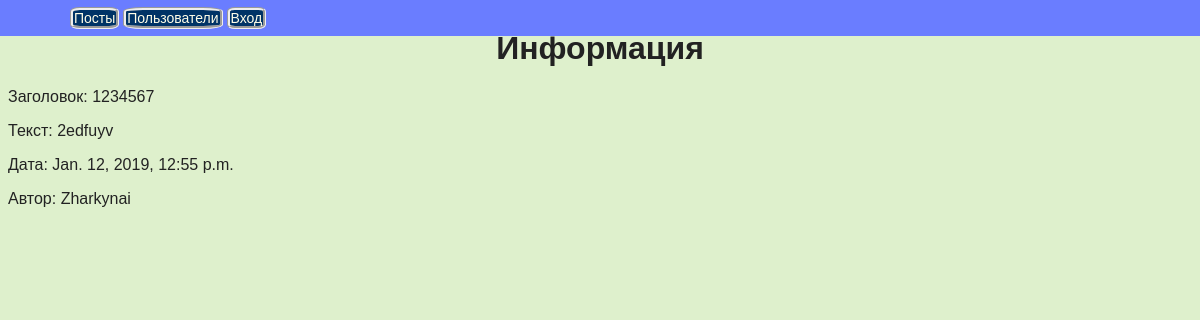
The app's page /post/4 with its own data.
### webapp/models.py (models this page shows)
class Post(models.Model):
    title = models.CharField(max_length=75, null=False, blank=False,verbose_name='Заголовок')
    text = models.TextField(max_length=1000, null=True, blank=True,verbose_name='Текст')
    author = models.ForeignKey(User,on_delete=models.PROTECT,related_name='Автор')
    date = models.DateTimeField(auto_now=True,verbose_name = "Дата")

### webapp/views.py (the view)
# urls.py: path('post/<int:pk>',PostDetailView.as_view(),name='post_detail'),
class PostDetailView(DetailView):
    model = Post
    template_name = 'post_detail.html'
    def get_context_data(self, **kwargs):
        context = super().get_context_data(**kwargs)
        return context

### webapp/templates/post_detail.html (shortened to what this page needs)
{% extends "base.html" %}
{% block content %}
    <h1>Информация</h1>
    <p>Заголовок:   {{object.title}} </p>
    <p>Текст:       {{object.text}}    </p>
    <p>Дата:        {{object.date}}</p>
    <p>Автор:       {{object.author.username}}     </p>
{% endblock %}

### webapp/templates/base.html (style rules this page uses)
body { font-family: Arial, sans-serif; background: rgb(222, 240, 204); color: #222222; margin-top: 30px; }
h1 { text-align: center; }

### records on screen
Post: title "1234567", text "2edfuyv", date "Jan. 12, 2019, 12:55 p.m.", author.username "Zharkynai"
